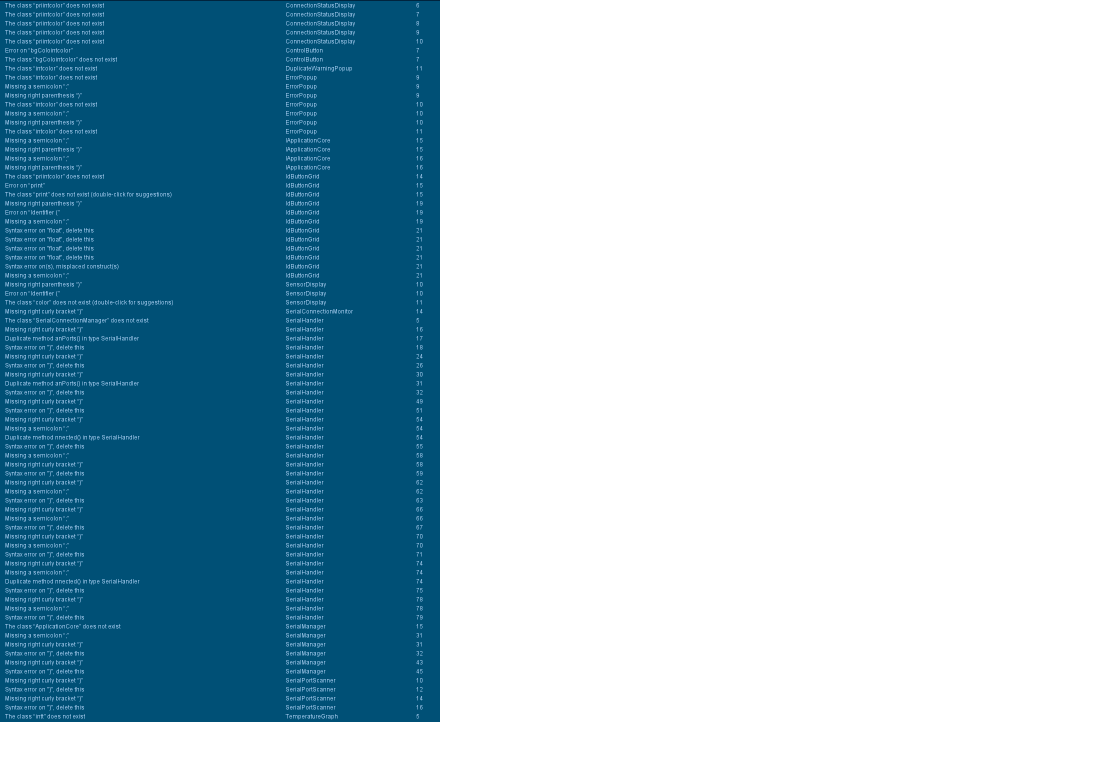
#> input picture tools/image/target.png, 2187 x 1556 px (shown at 1/2 size)
$ python image_analyzer.py   (older library calls are emulated)
#> lines starting #> are read from the running program, lines starting #| are printed output that depends on the picture; after the words box and inside, x2 and y2 are one past the last pixel; in counts of white or black regions, pixels touching at a corner belong together
import cv2
import os
import numpy as np
from datetime import datetime

def analyze_image_basic(image_path):
    """
    이미지의 기본 정보를 분석하고 반환합니다.
    OCR 없이 이미지 속성과 특성을 추출합니다.

    :param image_path: (str) 분석할 이미지 파일의 경로
    :return: (dict) 이미지 분석 결과
    """
#> called with image_path = 'tools/image/target.png'
    if not os.path.exists(image_path):
        print(f"[오류] 파일을 찾을 수 없습니다: {image_path}")
        return None

    try:
        # 이미지 불러오기
        image = cv2.imread(image_path)
#> image is the input picture: shape (1556, 2187, 3); mean B, G, R 205.7, 191.6, 162.4
        if image is None:
            print(f"[오류] 이미지를 불러올 수 없습니다: {image_path}")
            return None

        # 파일 정보
        file_size = os.path.getsize(image_path)
        file_name = os.path.basename(image_path)

        # 이미지 속성
        height, width, channels = image.shape
#> height = 1556; width = 2187; channels = 3
        total_pixels = height * width
#> total_pixels = 3402972

        # 색상 분석
        gray = cv2.cvtColor(image, cv2.COLOR_BGR2GRAY)
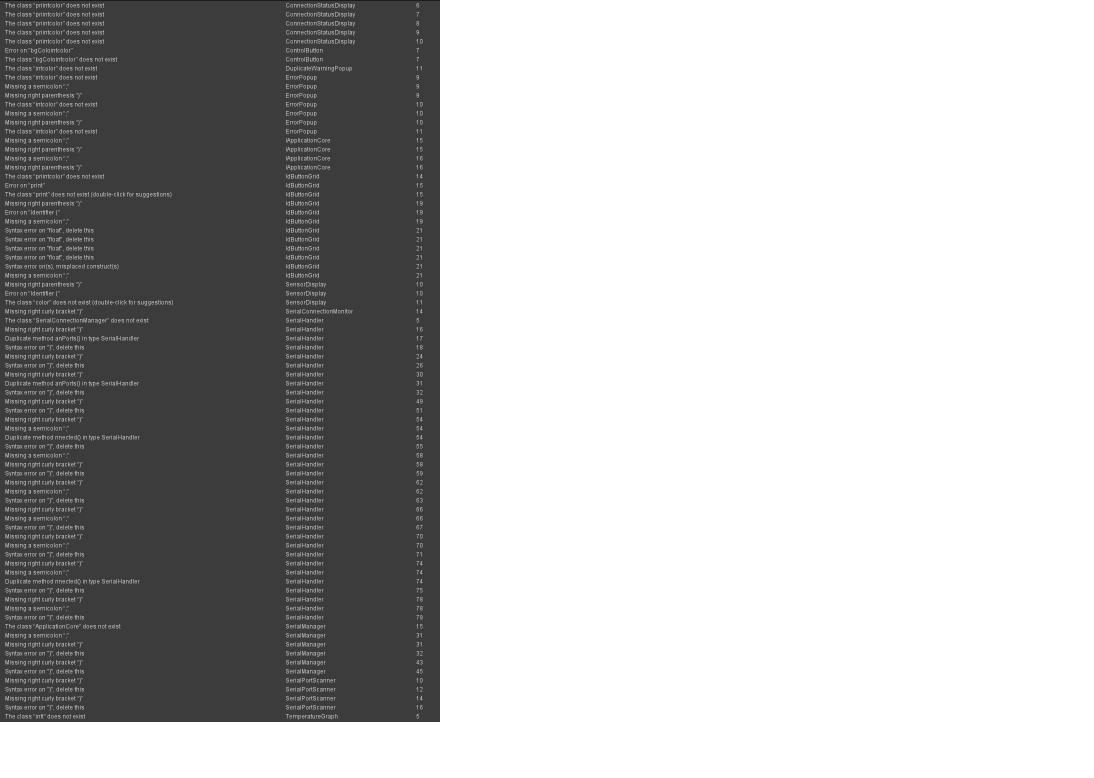
#> gray: shape (1556, 2187) (shown at 1/2 size); min 28, max 255, mean 184.3

        # 밝기 통계
        mean_brightness = np.mean(gray)
#> mean_brightness = 184.3
        std_brightness = np.std(gray)
#> std_brightness = 92.9
        min_brightness = np.min(gray)
#> min_brightness = 28
        max_brightness = np.max(gray)
#> max_brightness = 255

        # 히스토그램 분석
        hist = cv2.calcHist([gray], [0], None, [256], [0, 256])
#> hist = 256 values, max 2132252 at index 255, min 0 at index 0, mean 13292.9

        # 텍스트 영역 추정 (에지 검출을 통한 대략적인 추정)
        edges = cv2.Canny(gray, 50, 150, apertureSize=3)
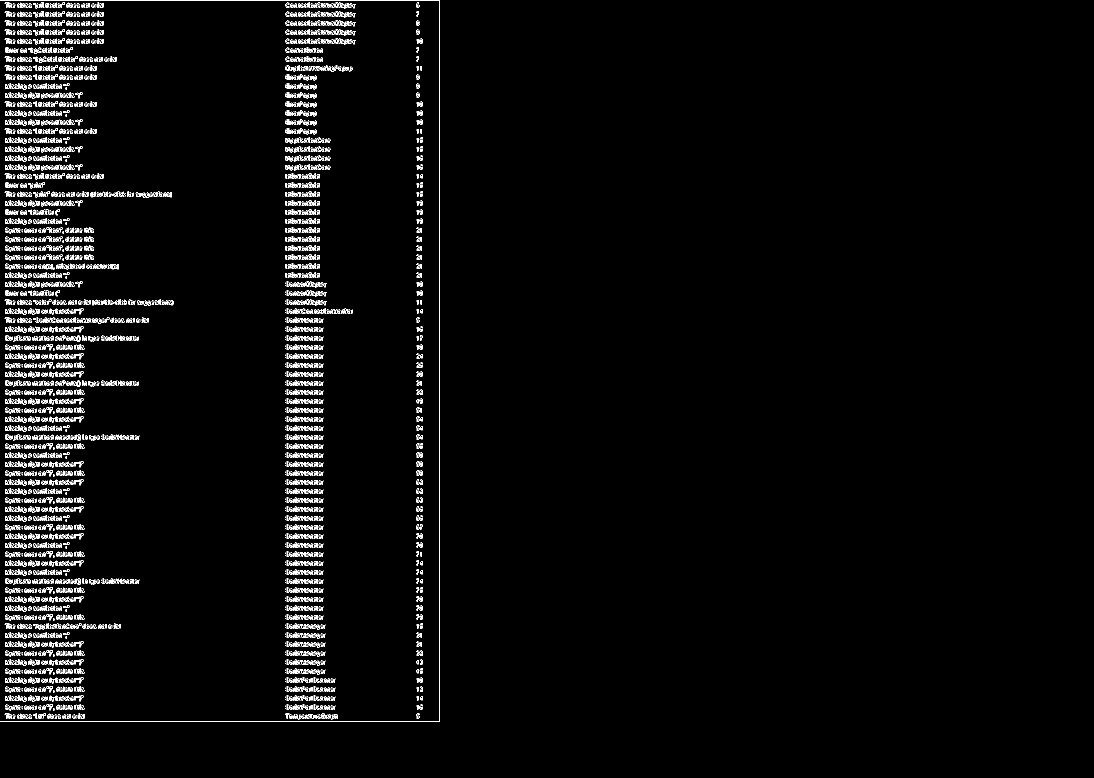
#> edges: shape (1556, 2187) (shown at 1/2 size); 2.5% white in thin lines or dots, all inside (x1, y1, x2, y2) = (0, 0, 880, 1444)
        edge_count = np.sum(edges > 0)
#> edge_count = 83528
        edge_density = edge_count / total_pixels
#> edge_density = 0.0245

        # 대비 분석 (Michelson contrast)
        contrast = (max_brightness - min_brightness) / (max_brightness + min_brightness) if (max_brightness + min_brightness) > 0 else 0
#> contrast = 8.41

        # 이미지 품질 추정
        blur_score = cv2.Laplacian(gray, cv2.CV_64F).var()
#> blur_score = 1904.1

        analysis_result = {
            'file_info': {
                'name': file_name,
                'size_bytes': file_size,
                'size_mb': round(file_size / (1024 * 1024), 2)
            },
            'image_properties': {
                'width': width,
                'height': height,
                'channels': channels,
                'total_pixels': total_pixels,
                'aspect_ratio': round(width / height, 2)
            },
            'brightness_stats': {
                'mean': round(mean_brightness, 2),
                'std': round(std_brightness, 2),
                'min': int(min_brightness),
                'max': int(max_brightness),
                'contrast': round(contrast, 3)
            },
            'quality_metrics': {
                'edge_density': round(edge_density, 4),
                'blur_score': round(blur_score, 2),
                'estimated_quality': 'Good' if blur_score > 100 else 'Poor'
            }
        }

        return analysis_result

    except Exception as e:
        print(f"[오류] 이미지 분석 중 오류 발생: {e}")
        return None

def save_analysis_to_md(analysis_result, image_path, output_path):
    """
    분석 결과를 마크다운 파일로 저장합니다.
    """
    try:
        with open(output_path, 'w', encoding='utf-8') as f:
            f.write("# 이미지 분석 결과\n\n")
            f.write(f"**분석 대상**: {analysis_result['file_info']['name']}\n\n")
            f.write(f"**분석 시간**: {datetime.now().strftime('%Y-%m-%d %H:%M:%S')}\n\n")

            # 파일 정보
            f.write("## 📁 파일 정보\n\n")
            f.write(f"- **파일명**: {analysis_result['file_info']['name']}\n")
            f.write(f"- **파일 크기**: {analysis_result['file_info']['size_bytes']:,} bytes ({analysis_result['file_info']['size_mb']} MB)\n\n")

            # 이미지 속성
            f.write("## 🖼️ 이미지 속성\n\n")
            f.write(f"- **해상도**: {analysis_result['image_properties']['width']} × {analysis_result['image_properties']['height']}\n")
            f.write(f"- **종횡비**: {analysis_result['image_properties']['aspect_ratio']}\n")
            f.write(f"- **채널 수**: {analysis_result['image_properties']['channels']}\n")
            f.write(f"- **총 픽셀 수**: {analysis_result['image_properties']['total_pixels']:,}\n\n")

            # 밝기 통계
            f.write("## 💡 밝기 분석\n\n")
            f.write(f"- **평균 밝기**: {analysis_result['brightness_stats']['mean']}\n")
            f.write(f"- **밝기 표준편차**: {analysis_result['brightness_stats']['std']}\n")
            f.write(f"- **최소 밝기**: {analysis_result['brightness_stats']['min']}\n")
            f.write(f"- **최대 밝기**: {analysis_result['brightness_stats']['max']}\n")
            f.write(f"- **대비도**: {analysis_result['brightness_stats']['contrast']}\n\n")

            # 품질 지표
            f.write("## 📊 품질 지표\n\n")
            f.write(f"- **에지 밀도**: {analysis_result['quality_metrics']['edge_density']}\n")
            f.write(f"- **선명도 점수**: {analysis_result['quality_metrics']['blur_score']}\n")
            f.write(f"- **추정 품질**: {analysis_result['quality_metrics']['estimated_quality']}\n\n")

            # 분석 노트
            f.write("## 📝 분석 노트\n\n")
            if analysis_result['quality_metrics']['blur_score'] < 100:
                f.write("⚠️ **주의**: 이미지가 흐릿하거나 품질이 낮을 수 있습니다. OCR 분석 시 정확도가 떨어질 수 있습니다.\n\n")
            else:
                f.write("✅ **양호**: 이미지 품질이 OCR 분석에 적합해 보입니다.\n\n")

            if analysis_result['brightness_stats']['contrast'] < 0.3:
                f.write("⚠️ **주의**: 대비도가 낮습니다. 텍스트 인식이 어려울 수 있습니다.\n\n")
            else:
                f.write("✅ **양호**: 대비도가 적절합니다.\n\n")

            f.write("---\n\n")
            f.write("*이 분석은 Tesseract OCR 없이 수행되었습니다. 텍스트 추출을 위해서는 Tesseract OCR 엔진 설치가 필요합니다.*\n")

        return True
    except Exception as e:
        print(f"[오류] MD 파일 저장 중 오류 발생: {e}")
        return False

if __name__ == "__main__":
    # 현재 스크립트가 있는 디렉토리
    current_dir = os.path.dirname(os.path.abspath(__file__))
    target_image_path = os.path.join(current_dir, "target.png")
    output_md_path = os.path.join(current_dir, "image_analysis_result.md")

    print(f"'{target_image_path}' 이미지 분석을 시작합니다...")

    # 이미지 분석
    result = analyze_image_basic(target_image_path)
#> result = 4 items

    if result:
        print("\n--- ✅ 분석 완료 ---")
        print(f"해상도: {result['image_properties']['width']}×{result['image_properties']['height']}")
#| 해상도: 2187×1556
        print(f"파일 크기: {result['file_info']['size_mb']} MB")
#| 파일 크기: 0.22 MB
        print(f"평균 밝기: {result['brightness_stats']['mean']}")
#| 평균 밝기: 184.32
        print(f"선명도: {result['quality_metrics']['blur_score']} ({result['quality_metrics']['estimated_quality']})")
#| 선명도: 1904.15 (Good)

        # MD 파일로 저장
        if save_analysis_to_md(result, target_image_path, output_md_path):
            print(f"\n--- 📝 결과가 저장되었습니다: {output_md_path} ---")
        else:
            print("\n--- ❌ MD 파일 저장 실패 ---")
    else:
        print("\n--- ❌ 분석 실패 ---")
